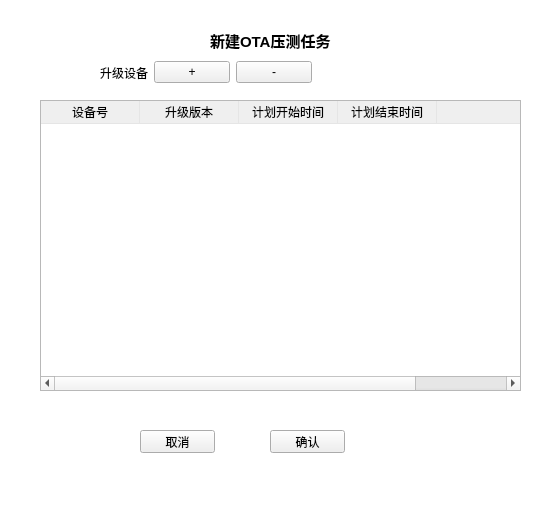
<?xml version="1.0" encoding="UTF-8"?>
<ui version="4.0">
 <class>Form</class>
 <widget class="QWidget" name="Form">
  <property name="geometry">
   <rect>
    <x>0</x>
    <y>0</y>
    <width>552</width>
    <height>508</height>
   </rect>
  </property>
  <property name="windowTitle">
   <string>Form</string>
  </property>
  <property name="styleSheet">
   <string notr="true">#Form {
	background-color: rgb(255, 255, 255);
}</string>
  </property>
  <widget class="QLabel" name="label">
   <property name="geometry">
    <rect>
     <x>210</x>
     <y>20</y>
     <width>131</width>
     <height>41</height>
    </rect>
   </property>
   <property name="font">
    <font>
     <pointsize>11</pointsize>
     <weight>75</weight>
     <bold>true</bold>
    </font>
   </property>
   <property name="text">
    <string>新建OTA压测任务</string>
   </property>
  </widget>
  <widget class="QTableWidget" name="deviceVersions">
   <property name="geometry">
    <rect>
     <x>40</x>
     <y>100</y>
     <width>481</width>
     <height>291</height>
    </rect>
   </property>
   <property name="styleSheet">
    <string notr="true">QHeaderView::section {
	border-top:0px solid #E5E5E5;
	border-left:0px solid #E5E5E5;
	border-right:0.5px solid #E5E5E5;
	border-bottom: 0.5px solid #E5E5E5;
}</string>
   </property>
   <property name="wordWrap">
    <bool>true</bool>
   </property>
   <property name="columnCount">
    <number>5</number>
   </property>
   <attribute name="horizontalHeaderVisible">
    <bool>true</bool>
   </attribute>
   <attribute name="horizontalHeaderMinimumSectionSize">
    <number>80</number>
   </attribute>
   <attribute name="horizontalHeaderDefaultSectionSize">
    <number>99</number>
   </attribute>
   <attribute name="horizontalHeaderShowSortIndicator" stdset="0">
    <bool>false</bool>
   </attribute>
   <attribute name="horizontalHeaderStretchLastSection">
    <bool>true</bool>
   </attribute>
   <attribute name="verticalHeaderStretchLastSection">
    <bool>false</bool>
   </attribute>
   <column>
    <property name="text">
     <string>设备号</string>
    </property>
   </column>
   <column>
    <property name="text">
     <string>升级版本</string>
    </property>
   </column>
   <column>
    <property name="text">
     <string>计划开始时间</string>
    </property>
   </column>
   <column>
    <property name="text">
     <string>计划结束时间</string>
    </property>
   </column>
   <column>
    <property name="text">
     <string/>
    </property>
   </column>
  </widget>
  <widget class="QPushButton" name="pushButton">
   <property name="geometry">
    <rect>
     <x>140</x>
     <y>430</y>
     <width>75</width>
     <height>23</height>
    </rect>
   </property>
   <property name="text">
    <string>取消</string>
   </property>
  </widget>
  <widget class="QPushButton" name="pushButton_2">
   <property name="geometry">
    <rect>
     <x>270</x>
     <y>430</y>
     <width>75</width>
     <height>23</height>
    </rect>
   </property>
   <property name="text">
    <string>确认</string>
   </property>
  </widget>
  <widget class="QWidget" name="">
   <property name="geometry">
    <rect>
     <x>100</x>
     <y>60</y>
     <width>212</width>
     <height>25</height>
    </rect>
   </property>
   <layout class="QHBoxLayout" name="horizontalLayout">
    <item>
     <widget class="QLabel" name="label_2">
      <property name="text">
       <string>升级设备</string>
      </property>
     </widget>
    </item>
    <item>
     <widget class="QPushButton" name="addOne">
      <property name="text">
       <string>+</string>
      </property>
     </widget>
    </item>
    <item>
     <widget class="QPushButton" name="plusOne">
      <property name="text">
       <string>-</string>
      </property>
     </widget>
    </item>
   </layout>
  </widget>
 </widget>
 <resources/>
 <connections/>
</ui>
